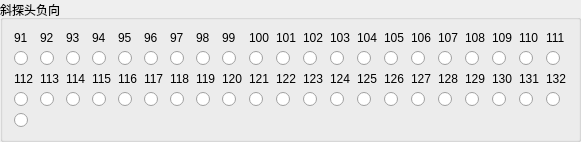
    <widget class="QGroupBox" name="groupBox_3">
     <property name="title">
      <string>斜探头负向</string>
     </property>
     <layout class="QGridLayout" name="gridLayout_3">
      <item row="0" column="0">
       <widget class="QLabel" name="label_91">
        <property name="sizePolicy">
         <sizepolicy hsizetype="Expanding" vsizetype="Fixed">
          <horstretch>0</horstretch>
          <verstretch>0</verstretch>
         </sizepolicy>
        </property>
        <property name="text">
         <string>91</string>
        </property>
       </widget>
      </item>
      <item row="0" column="1">
       <widget class="QLabel" name="label_92">
        <property name="sizePolicy">
         <sizepolicy hsizetype="Expanding" vsizetype="Fixed">
          <horstretch>0</horstretch>
          <verstretch>0</verstretch>
         </sizepolicy>
        </property>
        <property name="text">
         <string>92</string>
        </property>
       </widget>
      </item>
      <item row="0" column="2">
       <widget class="QLabel" name="label_93">
        <property name="sizePolicy">
         <sizepolicy hsizetype="Expanding" vsizetype="Fixed">
          <horstretch>0</horstretch>
          <verstretch>0</verstretch>
         </sizepolicy>
        </property>
        <property name="text">
         <string>93</string>
        </property>
       </widget>
      </item>
      <item row="0" column="3">
       <widget class="QLabel" name="label_94">
        <property name="sizePolicy">
         <sizepolicy hsizetype="Expanding" vsizetype="Fixed">
          <horstretch>0</horstretch>
          <verstretch>0</verstretch>
         </sizepolicy>
        </property>
        <property name="text">
         <string>94</string>
        </property>
       </widget>
      </item>
      <item row="0" column="4">
       <widget class="QLabel" name="label_95">
        <property name="sizePolicy">
         <sizepolicy hsizetype="Expanding" vsizetype="Fixed">
          <horstretch>0</horstretch>
          <verstretch>0</verstretch>
         </sizepolicy>
        </property>
        <property name="text">
         <string>95</string>
        </property>
       </widget>
      </item>
      <item row="0" column="5">
       <widget class="QLabel" name="label_96">
        <property name="sizePolicy">
         <sizepolicy hsizetype="Expanding" vsizetype="Fixed">
          <horstretch>0</horstretch>
          <verstretch>0</verstretch>
         </sizepolicy>
        </property>
        <property name="text">
         <string>96</string>
        </property>
       </widget>
      </item>
      <item row="0" column="6">
       <widget class="QLabel" name="label_97">
        <property name="sizePolicy">
         <sizepolicy hsizetype="Expanding" vsizetype="Fixed">
          <horstretch>0</horstretch>
          <verstretch>0</verstretch>
         </sizepolicy>
        </property>
        <property name="text">
         <string>97</string>
        </property>
       </widget>
      </item>
      <item row="0" column="7">
       <widget class="QLabel" name="label_98">
        <property name="sizePolicy">
         <sizepolicy hsizetype="Expanding" vsizetype="Fixed">
          <horstretch>0</horstretch>
          <verstretch>0</verstretch>
         </sizepolicy>
        </property>
        <property name="text">
         <string>98</string>
        </property>
       </widget>
      </item>
      <item row="0" column="8">
       <widget class="QLabel" name="label_99">
        <property name="sizePolicy">
         <sizepolicy hsizetype="Expanding" vsizetype="Fixed">
          <horstretch>0</horstretch>
          <verstretch>0</verstretch>
         </sizepolicy>
        </property>
        <property name="text">
         <string>99</string>
        </property>
       </widget>
      </item>
      <item row="0" column="9">
       <widget class="QLabel" name="label_100">
        <property name="sizePolicy">
         <sizepolicy hsizetype="Expanding" vsizetype="Fixed">
          <horstretch>0</horstretch>
          <verstretch>0</verstretch>
         </sizepolicy>
        </property>
        <property name="text">
         <string>100</string>
        </property>
       </widget>
      </item>
      <item row="0" column="10">
       <widget class="QLabel" name="label_101">
        <property name="sizePolicy">
         <sizepolicy hsizetype="Expanding" vsizetype="Fixed">
          <horstretch>0</horstretch>
          <verstretch>0</verstretch>
         </sizepolicy>
        </property>
        <property name="text">
         <string>101</string>
        </property>
       </widget>
      </item>
      <item row="0" column="11">
       <widget class="QLabel" name="label_102">
        <property name="sizePolicy">
         <sizepolicy hsizetype="Expanding" vsizetype="Fixed">
          <horstretch>0</horstretch>
          <verstretch>0</verstretch>
         </sizepolicy>
        </property>
        <property name="text">
         <string>102</string>
        </property>
       </widget>
      </item>
      <item row="0" column="12">
       <widget class="QLabel" name="label_103">
        <property name="sizePolicy">
         <sizepolicy hsizetype="Expanding" vsizetype="Fixed">
          <horstretch>0</horstretch>
          <verstretch>0</verstretch>
         </sizepolicy>
        </property>
        <property name="text">
         <string>103</string>
        </property>
       </widget>
      </item>
      <item row="0" column="13">
       <widget class="QLabel" name="label_104">
        <property name="sizePolicy">
         <sizepolicy hsizetype="Expanding" vsizetype="Fixed">
          <horstretch>0</horstretch>
          <verstretch>0</verstretch>
         </sizepolicy>
        </property>
        <property name="text">
         <string>104</string>
        </property>
       </widget>
      </item>
      <item row="0" column="14">
       <widget class="QLabel" name="label_105">
        <property name="sizePolicy">
         <sizepolicy hsizetype="Expanding" vsizetype="Fixed">
          <horstretch>0</horstretch>
          <verstretch>0</verstretch>
         </sizepolicy>
        </property>
        <property name="text">
         <string>105</string>
        </property>
       </widget>
      </item>
      <item row="0" column="15">
       <widget class="QLabel" name="label_106">
        <property name="sizePolicy">
         <sizepolicy hsizetype="Expanding" vsizetype="Fixed">
          <horstretch>0</horstretch>
          <verstretch>0</verstretch>
         </sizepolicy>
        </property>
        <property name="text">
         <string>106</string>
        </property>
       </widget>
      </item>
      <item row="0" column="16">
       <widget class="QLabel" name="label_107">
        <property name="sizePolicy">
         <sizepolicy hsizetype="Expanding" vsizetype="Fixed">
          <horstretch>0</horstretch>
          <verstretch>0</verstretch>
         </sizepolicy>
        </property>
        <property name="text">
         <string>107</string>
        </property>
       </widget>
      </item>
      <item row="0" column="17">
       <widget class="QLabel" name="label_108">
        <property name="sizePolicy">
         <sizepolicy hsizetype="Expanding" vsizetype="Fixed">
          <horstretch>0</horstretch>
          <verstretch>0</verstretch>
         </sizepolicy>
        </property>
        <property name="text">
         <string>108</string>
        </property>
       </widget>
      </item>
      <item row="0" column="18">
       <widget class="QLabel" name="label_109">
        <property name="sizePolicy">
         <sizepolicy hsizetype="Expanding" vsizetype="Fixed">
          <horstretch>0</horstretch>
          <verstretch>0</verstretch>
         </sizepolicy>
        </property>
        <property name="text">
         <string>109</string>
        </property>
       </widget>
      </item>
      <item row="0" column="19">
       <widget class="QLabel" name="label_110">
        <property name="sizePolicy">
         <sizepolicy hsizetype="Expanding" vsizetype="Fixed">
          <horstretch>0</horstretch>
          <verstretch>0</verstretch>
         </sizepolicy>
        </property>
        <property name="text">
         <string>110</string>
        </property>
       </widget>
      </item>
      <item row="0" column="20">
       <widget class="QLabel" name="label_111">
        <property name="sizePolicy">
         <sizepolicy hsizetype="Expanding" vsizetype="Fixed">
          <horstretch>0</horstretch>
          <verstretch>0</verstretch>
         </sizepolicy>
        </property>
        <property name="text">
         <string>111</string>
        </property>
       </widget>
      </item>
      <item row="1" column="0">
       <widget class="QRadioButton" name="Sensor_91"/>
      </item>
      <item row="1" column="1">
       <widget class="QRadioButton" name="Sensor_92"/>
      </item>
      <item row="1" column="2">
       <widget class="QRadioButton" name="Sensor_93"/>
      </item>
      <item row="1" column="3">
       <widget class="QRadioButton" name="Sensor_94"/>
      </item>
      <item row="1" column="4">
       <widget class="QRadioButton" name="Sensor_95"/>
      </item>
      <item row="1" column="5">
       <widget class="QRadioButton" name="Sensor_96"/>
      </item>
      <item row="1" column="6">
       <widget class="QRadioButton" name="Sensor_97"/>
      </item>
      <item row="1" column="7">
       <widget class="QRadioButton" name="Sensor_98"/>
      </item>
      <item row="1" column="8">
       <widget class="QRadioButton" name="Sensor_99"/>
      </item>
      <item row="1" column="9">
       <widget class="QRadioButton" name="Sensor_100"/>
      </item>
      <item row="1" column="10">
       <widget class="QRadioButton" name="Sensor_101"/>
      </item>
      <item row="1" column="11">
       <widget class="QRadioButton" name="Sensor_102"/>
      </item>
      <item row="1" column="12">
       <widget class="QRadioButton" name="Sensor_103"/>
      </item>
      <item row="1" column="13">
       <widget class="QRadioButton" name="Sensor_104"/>
      </item>
      <item row="1" column="14">
       <widget class="QRadioButton" name="Sensor_105"/>
      </item>
      <item row="1" column="15">
       <widget class="QRadioButton" name="Sensor_106"/>
      </item>
      <item row="1" column="16">
       <widget class="QRadioButton" name="Sensor_107"/>
      </item>
      <item row="1" column="17">
       <widget class="QRadioButton" name="Sensor_108"/>
      </item>
      <item row="1" column="18">
       <widget class="QRadioButton" name="Sensor_109"/>
      </item>
      <item row="1" column="19">
       <widget class="QRadioButton" name="Sensor_110"/>
      </item>
      <item row="1" column="20">
       <widget class="QRadioButton" name="Sensor_111"/>
      </item>
      <item row="2" column="0">
       <widget class="QLabel" name="label_112">
        <property name="sizePolicy">
         <sizepolicy hsizetype="Expanding" vsizetype="Fixed">
          <horstretch>0</horstretch>
          <verstretch>0</verstretch>
         </sizepolicy>
        </property>
        <property name="text">
         <string>112</string>
        </property>
       </widget>
      </item>
      <item row="2" column="1">
       <widget class="QLabel" name="label_113">
        <property name="sizePolicy">
         <sizepolicy hsizetype="Expanding" vsizetype="Fixed">
          <horstretch>0</horstretch>
          <verstretch>0</verstretch>
         </sizepolicy>
        </property>
        <property name="text">
         <string>113</string>
        </property>
       </widget>
      </item>
      <item row="2" column="2">
       <widget class="QLabel" name="label_114">
        <property name="sizePolicy">
         <sizepolicy hsizetype="Expanding" vsizetype="Fixed">
          <horstretch>0</horstretch>
          <verstretch>0</verstretch>
         </sizepolicy>
        </property>
        <property name="text">
         <string>114</string>
        </property>
       </widget>
      </item>
      <item row="2" column="3">
       <widget class="QLabel" name="label_115">
        <property name="sizePolicy">
         <sizepolicy hsizetype="Expanding" vsizetype="Fixed">
          <horstretch>0</horstretch>
          <verstretch>0</verstretch>
         </sizepolicy>
        </property>
        <property name="text">
         <string>115</string>
        </property>
       </widget>
      </item>
      <item row="2" column="4">
       <widget class="QLabel" name="label_116">
        <property name="sizePolicy">
         <sizepolicy hsizetype="Expanding" vsizetype="Fixed">
          <horstretch>0</horstretch>
          <verstretch>0</verstretch>
         </sizepolicy>
        </property>
        <property name="text">
         <string>116</string>
        </property>
       </widget>
      </item>
      <item row="2" column="5">
       <widget class="QLabel" name="label_117">
        <property name="sizePolicy">
         <sizepolicy hsizetype="Expanding" vsizetype="Fixed">
          <horstretch>0</horstretch>
          <verstretch>0</verstretch>
         </sizepolicy>
        </property>
        <property name="text">
         <string>117</string>
        </property>
       </widget>
      </item>
      <item row="2" column="6">
       <widget class="QLabel" name="label_118">
        <property name="sizePolicy">
         <sizepolicy hsizetype="Expanding" vsizetype="Fixed">
          <horstretch>0</horstretch>
          <verstretch>0</verstretch>
         </sizepolicy>
        </property>
        <property name="text">
         <string>118</string>
        </property>
       </widget>
      </item>
      <item row="2" column="7">
       <widget class="QLabel" name="label_119">
        <property name="sizePolicy">
         <sizepolicy hsizetype="Expanding" vsizetype="Fixed">
          <horstretch>0</horstretch>
          <verstretch>0</verstretch>
         </sizepolicy>
        </property>
        <property name="text">
         <string>119</string>
        </property>
       </widget>
      </item>
      <item row="2" column="8">
       <widget class="QLabel" name="label_120">
        <property name="sizePolicy">
         <sizepolicy hsizetype="Expanding" vsizetype="Fixed">
          <horstretch>0</horstretch>
          <verstretch>0</verstretch>
         </sizepolicy>
        </property>
        <property name="text">
         <string>120</string>
        </property>
       </widget>
      </item>
      <item row="2" column="9">
       <widget class="QLabel" name="label_121">
        <property name="sizePolicy">
         <sizepolicy hsizetype="Expanding" vsizetype="Fixed">
          <horstretch>0</horstretch>
          <verstretch>0</verstretch>
         </sizepolicy>
        </property>
        <property name="text">
         <string>121</string>
        </property>
       </widget>
      </item>
      <item row="2" column="10">
       <widget class="QLabel" name="label_122">
        <property name="sizePolicy">
         <sizepolicy hsizetype="Expanding" vsizetype="Fixed">
          <horstretch>0</horstretch>
          <verstretch>0</verstretch>
         </sizepolicy>
        </property>
        <property name="text">
         <string>122</string>
        </property>
       </widget>
      </item>
      <item row="2" column="11">
       <widget class="QLabel" name="label_123">
        <property name="sizePolicy">
         <sizepolicy hsizetype="Expanding" vsizetype="Fixed">
          <horstretch>0</horstretch>
          <verstretch>0</verstretch>
         </sizepolicy>
        </property>
        <property name="text">
         <string>123</string>
        </property>
       </widget>
      </item>
      <item row="2" column="12">
       <widget class="QLabel" name="label_124">
        <property name="sizePolicy">
         <sizepolicy hsizetype="Expanding" vsizetype="Fixed">
          <horstretch>0</horstretch>
          <verstretch>0</verstretch>
         </sizepolicy>
        </property>
        <property name="text">
         <string>124</string>
        </property>
       </widget>
      </item>
      <item row="2" column="13">
       <widget class="QLabel" name="label_125">
        <property name="sizePolicy">
         <sizepolicy hsizetype="Expanding" vsizetype="Fixed">
          <horstretch>0</horstretch>
          <verstretch>0</verstretch>
         </sizepolicy>
        </property>
        <property name="text">
         <string>125</string>
        </property>
       </widget>
      </item>
      <item row="2" column="14">
       <widget class="QLabel" name="label_126">
        <property name="sizePolicy">
         <sizepolicy hsizetype="Expanding" vsizetype="Fixed">
          <horstretch>0</horstretch>
          <verstretch>0</verstretch>
         </sizepolicy>
        </property>
        <property name="text">
         <string>126</string>
        </property>
       </widget>
      </item>
      <item row="2" column="15">
       <widget class="QLabel" name="label_127">
        <property name="sizePolicy">
         <sizepolicy hsizetype="Expanding" vsizetype="Fixed">
          <horstretch>0</horstretch>
          <verstretch>0</verstretch>
         </sizepolicy>
        </property>
        <property name="text">
         <string>127</string>
        </property>
       </widget>
      </item>
      <item row="2" column="16">
       <widget class="QLabel" name="label_128">
        <property name="sizePolicy">
         <sizepolicy hsizetype="Expanding" vsizetype="Fixed">
          <horstretch>0</horstretch>
          <verstretch>0</verstretch>
         </sizepolicy>
        </property>
        <property name="text">
         <string>128</string>
        </property>
       </widget>
      </item>
      <item row="2" column="17">
       <widget class="QLabel" name="label_129">
        <property name="sizePolicy">
         <sizepolicy hsizetype="Expanding" vsizetype="Fixed">
          <horstretch>0</horstretch>
          <verstretch>0</verstretch>
         </sizepolicy>
        </property>
        <property name="text">
         <string>129</string>
        </property>
       </widget>
      </item>
      <item row="2" column="18">
       <widget class="QLabel" name="label_130">
        <property name="sizePolicy">
         <sizepolicy hsizetype="Expanding" vsizetype="Fixed">
          <horstretch>0</horstretch>
          <verstretch>0</verstretch>
         </sizepolicy>
        </property>
        <property name="text">
         <string>130</string>
        </property>
       </widget>
      </item>
      <item row="2" column="19">
       <widget class="QLabel" name="label_131">
        <property name="sizePolicy">
         <sizepolicy hsizetype="Expanding" vsizetype="Fixed">
          <horstretch>0</horstretch>
          <verstretch>0</verstretch>
         </sizepolicy>
        </property>
        <property name="text">
         <string>131</string>
        </property>
       </widget>
      </item>
      <item row="2" column="20">
       <widget class="QLabel" name="label_132">
        <property name="sizePolicy">
         <sizepolicy hsizetype="Expanding" vsizetype="Fixed">
          <horstretch>0</horstretch>
          <verstretch>0</verstretch>
         </sizepolicy>
        </property>
        <property name="text">
         <string>132</string>
        </property>
       </widget>
      </item>
      <item row="3" column="0">
       <widget class="QRadioButton" name="Sensor_112"/>
      </item>
      <item row="3" column="1">
       <widget class="QRadioButton" name="Sensor_113"/>
      </item>
      <item row="3" column="2">
       <widget class="QRadioButton" name="Sensor_114"/>
      </item>
      <item row="3" column="3">
       <widget class="QRadioButton" name="Sensor_115"/>
      </item>
      <item row="3" column="4">
       <widget class="QRadioButton" name="Sensor_116"/>
      </item>
      <item row="3" column="5">
       <widget class="QRadioButton" name="Sensor_117"/>
      </item>
      <item row="3" column="6">
       <widget class="QRadioButton" name="Sensor_118"/>
      </item>
      <item row="3" column="7">
       <widget class="QRadioButton" name="Sensor_119"/>
      </item>
      <item row="3" column="8">
       <widget class="QRadioButton" name="Sensor_120"/>
      </item>
      <item row="3" column="9">
       <widget class="QRadioButton" name="Sensor_121"/>
      </item>
      <item row="3" column="10">
       <widget class="QRadioButton" name="Sensor_122"/>
      </item>
      <item row="3" column="11">
       <widget class="QRadioButton" name="Sensor_123"/>
      </item>
      <item row="3" column="12">
       <widget class="QRadioButton" name="Sensor_124"/>
      </item>
      <item row="3" column="13">
       <widget class="QRadioButton" name="Sensor_125"/>
      </item>
      <item row="3" column="14">
       <widget class="QRadioButton" name="Sensor_126"/>
      </item>
      <item row="3" column="15">
       <widget class="QRadioButton" name="Sensor_127"/>
      </item>
      <item row="3" column="16">
       <widget class="QRadioButton" name="Sensor_128"/>
      </item>
      <item row="3" column="17">
       <widget class="QRadioButton" name="Sensor_129"/>
      </item>
      <item row="3" column="18">
       <widget class="QRadioButton" name="Sensor_130"/>
      </item>
      <item row="3" column="19">
       <widget class="QRadioButton" name="Sensor_131"/>
      </item>
      <item row="3" column="20">
       <widget class="QRadioButton" name="Sensor_132"/>
      </item>
      <item row="4" column="0">
       <widget class="QRadioButton" name="Sensor_135"/>
      </item>
     </layout>
    </widget>
